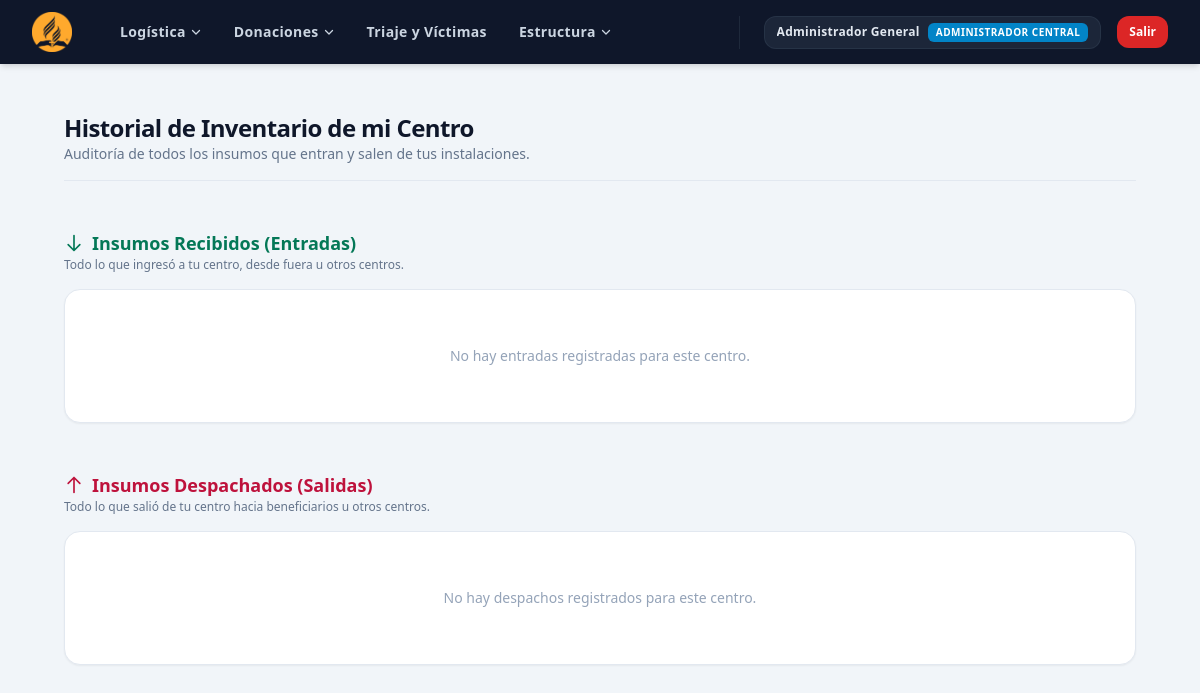
The app's page /historico_donaciones.php (signed in), older data.
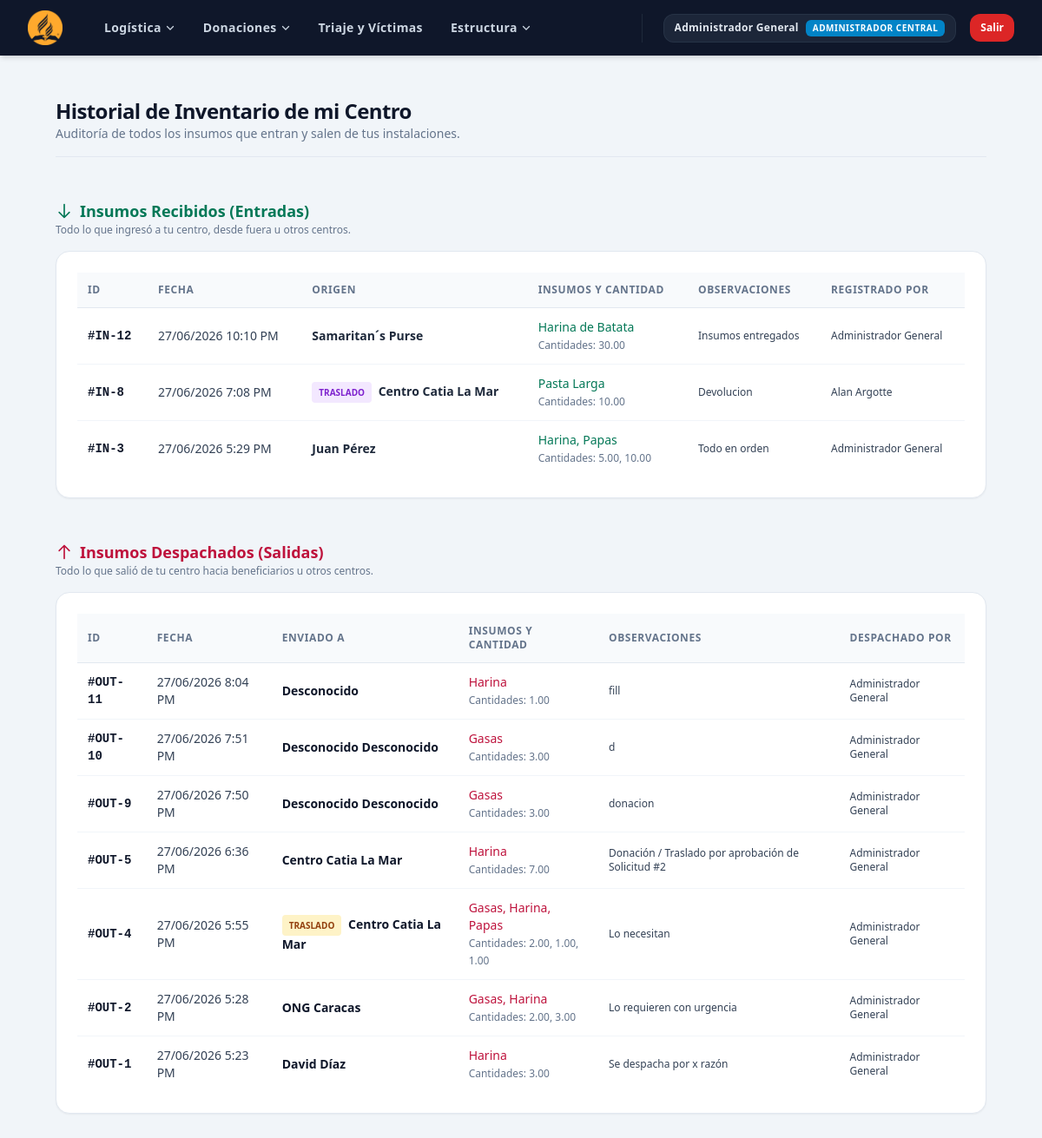
The same page, newer data.
### tables this page shows
CREATE TABLE `movimientos` (
  `id` int(11) NOT NULL,
  `tipo_movimiento` enum('entrada','salida','traslado') NOT NULL,
  `centro_origen_id` int(11) DEFAULT NULL,
  `centro_destino_id` int(11) DEFAULT NULL,
  `persona_id` int(11) DEFAULT NULL,
  `organizacion_id` int(11) DEFAULT NULL,
  `usuario_id` int(11) NOT NULL,
  `fecha` timestamp NOT NULL DEFAULT current_timestamp(),
  `detalles` text DEFAULT NULL
);

CREATE TABLE `usuarios` (
  `id` int(11) NOT NULL,
  `rol_id` int(11) NOT NULL,
  `centro_id` int(11) NOT NULL,
  `nombre` varchar(120) NOT NULL,
  `usuario` varchar(50) NOT NULL,
  `clave` varchar(255) NOT NULL,
  `activo` tinyint(1) DEFAULT 1
);

### historico_donaciones.php (the view, shortened to what this page needs)
<?php
include('header.php');
require_once('conexion.php');
$centro_id = isset($_SESSION['centro_id']) ? intval($_SESSION['centro_id']) : 1;
$sql_entradas = "
    SELECT
        m.id,
        m.fecha AS fecha_hora,
        m.tipo_movimiento,
        COALESCE(ca_orig.nombre, org.nombre, CONCAT(p.nombre, ' ', COALESCE(p.apellido, '')), 'Donación Externa Anón') AS origen,
        m.detalles,
        u.nombre AS usuario_nombre,
        GROUP_CONCAT(ins.nombre ORDER BY ins.nombre SEPARATOR ', ') AS insumos,
        GROUP_CONCAT(dm.cantidad ORDER BY ins.nombre SEPARATOR ', ') AS cantidades
    FROM movimientos m
    JOIN usuarios u ON m.usuario_id = u.id
    LEFT JOIN centros_acopio ca_orig ON m.centro_origen_id = ca_orig.id
    LEFT JOIN organizaciones org ON m.organizacion_id = org.id
    LEFT JOIN personas p ON m.persona_id = p.id
    LEFT JOIN detalles_movimiento dm ON dm.movimiento_id = m.id
    LEFT JOIN insumos ins ON dm.insumo_id = ins.id
    WHERE m.centro_destino_id = $centro_id
    GROUP BY m.id
    ORDER BY m.fecha DESC
";
$res_entradas = $conn->query($sql_entradas);
$entradas = [];
if ($res_entradas) {
    while ($fila = $res_entradas->fetch_assoc()) {
        $entradas[] = $fila;
    }
}
$sql_salidas = "
    SELECT
        m.id,
        m.fecha AS fecha_hora,
        m.tipo_movimiento,
        COALESCE(ca_dest.nombre, org.nombre, CONCAT(p.nombre, ' ', COALESCE(p.apellido, '')), 'Destino No Registrado') AS destino,
        m.detalles,
        u.nombre AS usuario_nombre,
        GROUP_CONCAT(ins.nombre ORDER BY ins.nombre SEPARATOR ', ') AS insumos,
        GROUP_CONCAT(dm.cantidad ORDER BY ins.nombre SEPARATOR ', ') AS cantidades
    FROM movimientos m
    JOIN usuarios u ON m.usuario_id = u.id
    LEFT JOIN centros_acopio ca_dest ON m.centro_destino_id = ca_dest.id
    LEFT JOIN organizaciones org ON m.organizacion_id = org.id
    LEFT JOIN personas p ON m.persona_id = p.id
    LEFT JOIN detalles_movimiento dm ON dm.movimiento_id = m.id
    LEFT JOIN insumos ins ON dm.insumo_id = ins.id
    WHERE m.centro_origen_id = $centro_id
    GROUP BY m.id
    ORDER BY m.fecha DESC
";
$res_salidas = $conn->query($sql_salidas);
$salidas = [];
if ($res_salidas) {
    while ($fila = $res_salidas->fetch_assoc()) {
        $salidas[] = $fila;
    }
}
?>
<!DOCTYPE html>
<html lang="es">
<head>
    <script src="https://cdn.tailwindcss.com"></script>
    <link rel="stylesheet" href="https://cdn.datatables.net/1.13.6/css/jquery.dataTables.min.css">
</head>
<body class="bg-slate-100 min-h-screen font-sans">
<div class="max-w-7xl mx-auto px-4 py-6 sm:px-6 lg:px-8 space-y-12">
    <div class="border-b border-slate-200 pb-4">
        <h2 class="text-xl sm:text-2xl font-black text-slate-900 tracking-tight">Historial de Inventario de mi Centro</h2>
        <p class="text-sm text-slate-500 font-medium">Auditoría de todos los insumos que entran y salen de tus instalaciones.</p>
    </div>
    <div class="space-y-4">
        <div class="flex flex-col">
            <h3 class="text-lg font-black text-emerald-700 flex items-center gap-2">
                <svg class="w-5 h-5" fill="none" stroke="currentColor" viewBox="0 0 24 24"><path stroke-linecap="round" stroke-linejoin="round" stroke-width="2" d="M19 14l-7 7m0 0l-7-7m7 7V3"></path></svg>
                Insumos Recibidos (Entradas)
            </h3>
            <p class="text-xs text-slate-500 font-medium">Todo lo que ingresó a tu centro, desde fuera u otros centros.</p>
        </div>
        <div class="bg-white rounded-2xl shadow-sm border border-slate-200 p-4 sm:p-6">
            <?php if (empty($entradas)): ?>
                <div class="text-center py-8 text-slate-400 text-sm font-medium">No hay entradas registradas para este centro.</div>
            <?php else: ?>
                <div class="overflow-x-auto">
                    <table id="tabla-ingresos" class="w-full text-left text-sm border-collapse display">
                        <thead>
                            <tr class="border-b border-slate-200 bg-slate-50 text-slate-500 font-bold text-xs uppercase tracking-wider">
                                <th class="p-3">ID</th>
                                <th class="p-3">Fecha</th>
                                <th class="p-3">Origen</th>
                                <th class="p-3">Insumos y Cantidad</th>
                                <th class="p-3">Observaciones</th>
                                <th class="p-3">Registrado Por</th>
                            </tr>
                        </thead>
                        <tbody class="divide-y divide-slate-100 text-slate-700">
                            <?php foreach ($entradas as $in): ?>
                                <tr class="hover:bg-slate-50/80 transition duration-100">
                                    <td class="p-3 font-mono font-bold text-slate-900">#IN-<?php echo $in['id']; ?></td>
                                    <td class="p-3"><?php echo date('d/m/Y g:i A', strtotime($in['fecha_hora'])); ?></td>
                                    <td class="p-3 font-semibold text-slate-800">
                                        <?php if(str_contains(strtolower($in['tipo_movimiento']), 'traslado')): ?>
                                            <span class="inline-flex items-center gap-1 text-[10px] font-bold bg-purple-100 text-purple-700 px-2 py-0.5 rounded uppercase mr-1">Traslado</span>
                                        <?php endif; ?>
                                        <?php echo htmlspecialchars($in['origen']); ?>
                                    </td>
                                    <td class="p-3 text-slate-700">
                                        <?php if ($in['insumos']): ?>
                                            <span class="font-medium text-emerald-700"><?php echo htmlspecialchars($in['insumos']); ?></span>
                                            <br><span class="text-xs text-slate-500">Cantidades: <?php echo htmlspecialchars($in['cantidades']); ?></span>
                                        <?php else: ?>
                                            <span class="text-slate-400 italic text-xs">Sin detalles</span>
                                        <?php endif; ?>
                                    </td>
                                    <td class="p-3 text-xs"><?php echo htmlspecialchars($in['detalles'] ?: '—'); ?></td>
                                    <td class="p-3 text-slate-700 text-xs"><?php echo htmlspecialchars($in['usuario_nombre']); ?></td>
                                </tr>
                            <?php endforeach; ?>
                        </tbody>
                    </table>
                </div>
            <?php endif; ?>
        </div>
    </div>
    <div class="space-y-4">
        <div class="flex flex-col">
            <h3 class="text-lg font-black text-rose-700 flex items-center gap-2">
                <svg class="w-5 h-5" fill="none" stroke="currentColor" viewBox="0 0 24 24"><path stroke-linecap="round" stroke-linejoin="round" stroke-width="2" d="M5 10l7-7m0 0l7 7m-7-7v18"></path></svg>
                Insumos Despachados (Salidas)
            </h3>
            <p class="text-xs text-slate-500 font-medium">Todo lo que salió de tu centro hacia beneficiarios u otros centros.</p>
        </div>
        <div class="bg-white rounded-2xl shadow-sm border border-slate-200 p-4 sm:p-6">
            <?php if (empty($salidas)): ?>
                <div class="text-center py-8 text-slate-400 text-sm font-medium">No hay despachos registrados para este centro.</div>
            <?php else: ?>
                <div class="overflow-x-auto">
                    <table id="tabla-despachos" class="w-full text-left text-sm border-collapse display">
                        <thead>
                            <tr class="border-b border-slate-200 bg-slate-50 text-slate-500 font-bold text-xs uppercase tracking-wider">
                                <th class="p-3">ID</th>
                                <th class="p-3">Fecha</th>
                                <th class="p-3">Enviado A</th>
                                <th class="p-3">Insumos y Cantidad</th>
                                <th class="p-3">Observaciones</th>
                                <th class="p-3">Despachado Por</th>
                            </tr>
                        </thead>
                        <tbody class="divide-y divide-slate-100 text-slate-700">
                            <?php foreach ($salidas as $out): ?>
                                <tr class="hover:bg-slate-50/80 transition duration-100">
                                    <td class="p-3 font-mono font-bold text-slate-900">#OUT-<?php echo $out['id']; ?></td>
                                    <td class="p-3"><?php echo date('d/m/Y g:i A', strtotime($out['fecha_hora'])); ?></td>
                                    <td class="p-3 font-semibold text-slate-900">
                                        <?php if(str_contains(strtolower($out['tipo_movimiento']), 'traslado')): ?>
                                            <span class="inline-flex items-center gap-1 text-[10px] font-bold bg-amber-100 text-amber-800 px-2 py-0.5 rounded uppercase mr-1">Traslado</span>
                                        <?php endif; ?>
                                        <?php echo htmlspecialchars($out['destino']); ?>
                                    </td>
                                    <td class="p-3 text-slate-700">
                                        <?php if ($out['insumos']): ?>
                                            <span class="font-medium text-rose-700"><?php echo htmlspecialchars($out['insumos']); ?></span>
                                            <br><span class="text-xs text-slate-500">Cantidades: <?php echo htmlspecialchars($out['cantidades']); ?></span>
                                        <?php else: ?>
                                            <span class="text-slate-400 italic text-xs">Sin detalles</span>
                                        <?php endif; ?>
                                    </td>
                                    <td class="p-3 text-xs"><?php echo htmlspecialchars($out['detalles'] ?: '—'); ?></td>
                                    <td class="p-3 text-slate-700 text-xs"><?php echo htmlspecialchars($out['usuario_nombre']); ?></td>
                                </tr>
                            <?php endforeach; ?>
                        </tbody>
                    </table>
                </div>
            <?php endif; ?>
        </div>
    </div>
</div>
</body>
</html>

### header.php (shortened to what this page needs)
<!DOCTYPE html>
<html lang="es">
<head>
    <script src="https://cdn.jsdelivr.net/npm/@tailwindcss/browser@4"></script>
</head>
<body class="bg-slate-100 min-h-screen font-sans text-slate-800 m-0 p-0">
<header class="bg-slate-900 text-white shadow-md" x-data="{ mobileMenuOpen: false }">
    <div class="max-w-7xl mx-auto px-4 sm:px-6 lg:px-8">
        <div class="flex justify-between items-center h-16 gap-4">
            <div class="flex-shrink-0">
                <a href="panel_central.php" class="flex items-center">
                    <img src="assets/logo_app.png" alt="Logo ONG" class="h-10 w-auto object-contain">
                </a>
            </div>
            <nav class="hidden md:flex flex-1 items-center justify-between ml-6">
                <ul class="flex items-center gap-x-2 lg:gap-x-4 list-none m-0 p-0">
                    <li class="relative" x-data="{ open: false }" @click.away="open = false">
                        <button @click="open = !open" class="text-slate-300 hover:text-sky-400 text-xs lg:text-sm font-bold tracking-wide transition flex items-center gap-1 py-2 px-2 rounded-lg hover:bg-slate-800 cursor-pointer">
                            Logística
                            <svg class="w-3 h-3 transition-transform" :class="open ? 'rotate-180' : ''" fill="none" stroke="currentColor" viewBox="0 0 24 24"><path stroke-linecap="round" stroke-linejoin="round" stroke-width="2.5" d="M19 9l-7 7-7-7"/></svg>
                        </button>
                    </li>
                    <li class="relative" x-data="{ open: false }" @click.away="open = false">
                        <button @click="open = !open" class="text-slate-300 hover:text-sky-400 text-xs lg:text-sm font-bold tracking-wide transition flex items-center gap-1 py-2 px-2 rounded-lg hover:bg-slate-800 cursor-pointer">
                            Donaciones
                            <svg class="w-3 h-3 transition-transform" :class="open ? 'rotate-180' : ''" fill="none" stroke="currentColor" viewBox="0 0 24 24"><path stroke-linecap="round" stroke-linejoin="round" stroke-width="2.5" d="M19 9l-7 7-7-7"/></svg>
                        </button>
                    </li>
                    <li>
                        <a href="atencion_victimas.php" class="text-slate-300 hover:text-sky-400 text-xs lg:text-sm font-bold tracking-wide transition py-2 px-2 rounded-lg hover:bg-slate-800 whitespace-nowrap flex items-center gap-1">
                            Triaje y Víctimas
                        </a>
                    </li>
                    <?php if ($_SESSION['rol'] === 'administrador_central'): ?>
                        <li class="relative" x-data="{ open: false }" @click.away="open = false">
                            <button @click="open = !open" class="text-slate-300 hover:text-sky-400 text-xs lg:text-sm font-bold tracking-wide transition flex items-center gap-1 py-2 px-2 rounded-lg hover:bg-slate-800 cursor-pointer">
                                Estructura
                                <svg class="w-3 h-3 transition-transform" :class="open ? 'rotate-180' : ''" fill="none" stroke="currentColor" viewBox="0 0 24 24"><path stroke-linecap="round" stroke-linejoin="round" stroke-width="2.5" d="M19 9l-7 7-7-7"/></svg>
                            </button>
                        </li>
                    <?php endif; ?>
                </ul>
                <div class="flex items-center gap-x-3 lg:gap-x-4 border-l border-slate-800 pl-4 lg:pl-6 flex-shrink-0">
                    <div class="bg-slate-800/90 px-3 py-1.5 rounded-xl flex items-center gap-x-2 border border-slate-700/50">
                        <span class="text-xs font-black text-slate-200 tracking-wide max-w-[120px] lg:max-w-none truncate">
                             <?php echo htmlspecialchars($_SESSION['nombre']); ?>
                        </span>
                        <span class="bg-sky-600 text-[9px] lg:text-[10px] text-white px-2 py-0.5 rounded-md font-black uppercase tracking-wider whitespace-nowrap">
                            <?php echo str_replace('_', ' ', $_SESSION['rol']); ?>
                        </span>
                    </div>
                    <a href="?action=logout" class="bg-red-600 hover:bg-red-700 text-white text-xs font-black py-2 px-3 rounded-xl transition shadow-xs whitespace-nowrap">
                        Salir
                    </a>
                </div>
            </nav>
        </div>
    </div>
</header>
<div class="max-w-7xl mx-auto px-4 py-6 sm:px-6 lg:px-8">

Row changes from the older to the newer data that the page shows:
added movimientos: id "12", fecha "27/06/2026 10:10 PM", origen "Samaritan´s Purse", insumos "Harina de Batata", cantidades "30.00", detalles "Insumos entregados", usuario.nombre "Administrador General", shown under "Insumos Recibidos (Entradas)"
added movimientos: id "8", fecha "27/06/2026 7:08 PM", tipo_movimiento "TRASLADO", origen "Centro Catia La Mar", insumos "Pasta Larga", cantidades "10.00", detalles "Devolucion", usuario.nombre "Alan Argotte", shown under "Insumos Recibidos (Entradas)"
added movimientos: id "3", fecha "27/06/2026 5:29 PM", origen "Juan Pérez", insumos "Harina, Papas", cantidades "5.00, 10.00", detalles "Todo en orden", usuario.nombre "Administrador General", shown under "Insumos Recibidos (Entradas)"
added movimientos: id "11", fecha "27/06/2026 8:04 PM", destino "Desconocido", insumos "Harina", cantidades "1.00", detalles "fill", usuario.nombre "Administrador General", shown under "Insumos Despachados (Salidas)"
added movimientos: id "10", fecha "27/06/2026 7:51 PM", destino "Desconocido Desconocido", insumos "Gasas", cantidades "3.00", detalles "d", usuario.nombre "Administrador General", shown under "Insumos Despachados (Salidas)"
added movimientos: id "9", fecha "27/06/2026 7:50 PM", destino "Desconocido Desconocido", insumos "Gasas", cantidades "3.00", detalles "donacion", usuario.nombre "Administrador General", shown under "Insumos Despachados (Salidas)"
added movimientos: id "5", fecha "27/06/2026 6:36 PM", destino "Centro Catia La Mar", insumos "Harina", cantidades "7.00", detalles "Donación / Traslado por aprobación de Solicitud #2", usuario.nombre "Administrador General", shown under "Insumos Despachados (Salidas)"
added movimientos: id "4", fecha "27/06/2026 5:55 PM", tipo_movimiento "TRASLADO", destino "Centro Catia La Mar", insumos "Gasas, Harina, Papas", cantidades "2.00, 1.00, 1.00", detalles "Lo necesitan", usuario.nombre "Administrador General", shown under "Insumos Despachados (Salidas)"
added movimientos: id "2", fecha "27/06/2026 5:28 PM", destino "ONG Caracas", insumos "Gasas, Harina", cantidades "2.00, 3.00", detalles "Lo requieren con urgencia", usuario.nombre "Administrador General", shown under "Insumos Despachados (Salidas)"
added movimientos: id "1", fecha "27/06/2026 5:23 PM", destino "David Díaz", insumos "Harina", cantidades "3.00", detalles "Se despacha por x razón", usuario.nombre "Administrador General", shown under "Insumos Despachados (Salidas)"
Text that changed along with them:
text no longer shown: "No hay entradas registradas para este centro. No hay despachos registrados para este centro."
text now shown: "ID FECHA ORIGEN INSUMOS Y CANTIDAD OBSERVACIONES REGISTRADO POR ID FECHA ENVIADO A INSUMOS Y CANTIDAD OBSERVACIONES DESPACHADO POR"
